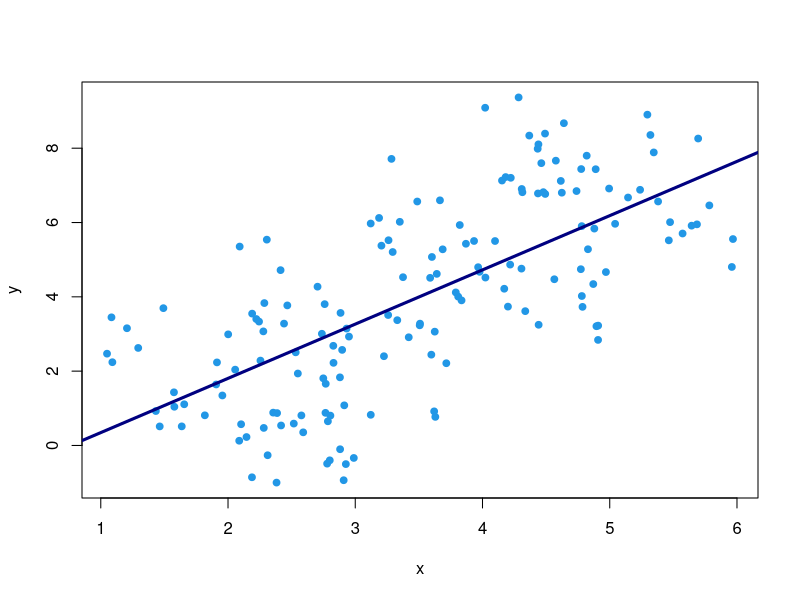
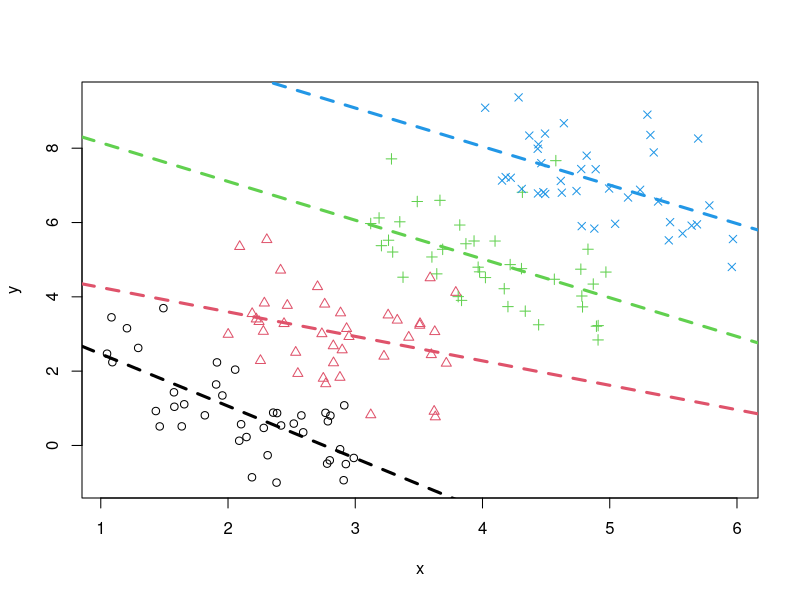

The R source for these figures, in order:
#label===PRsimpson1
set.seed(123)
g <- 4                           # (@\wingding{1}@)
n <- 40                          # (@\wingding{2}@)
z <- rep(1:g, each = n)          # (@\wingding{3}@)
x <- runif(n * g, 0, 2) + z      # (@\wingding{4}@)
y <- 3 * z - x + rnorm(n * g)    # (@\wingding{5}@)
#===end


pdf("images/chapter_3/probability-Simpson-plots.pdf", height=3.5, width=3.5*1.5)
#label===PRsimpson2
plot(x, y, pch=19, col=4, cex=0.9)       # (@\wingding{6}@)
abline(lm(y ~ x), lwd=3, col="navyblue") # (@\wingding{7}@)
#===end

#label===PRsimpson3
plot(x, y, pch = z, col = z)                                  # (@\wingding{8}@)
for (grp in 1:g)                                              # (@\wingding{9}@)
    abline(lm(y[z==grp] ~ x[z==grp]), lwd=3, col=grp, lty=2)  # (@\wingding{10}@)
#===end
dev.off()
